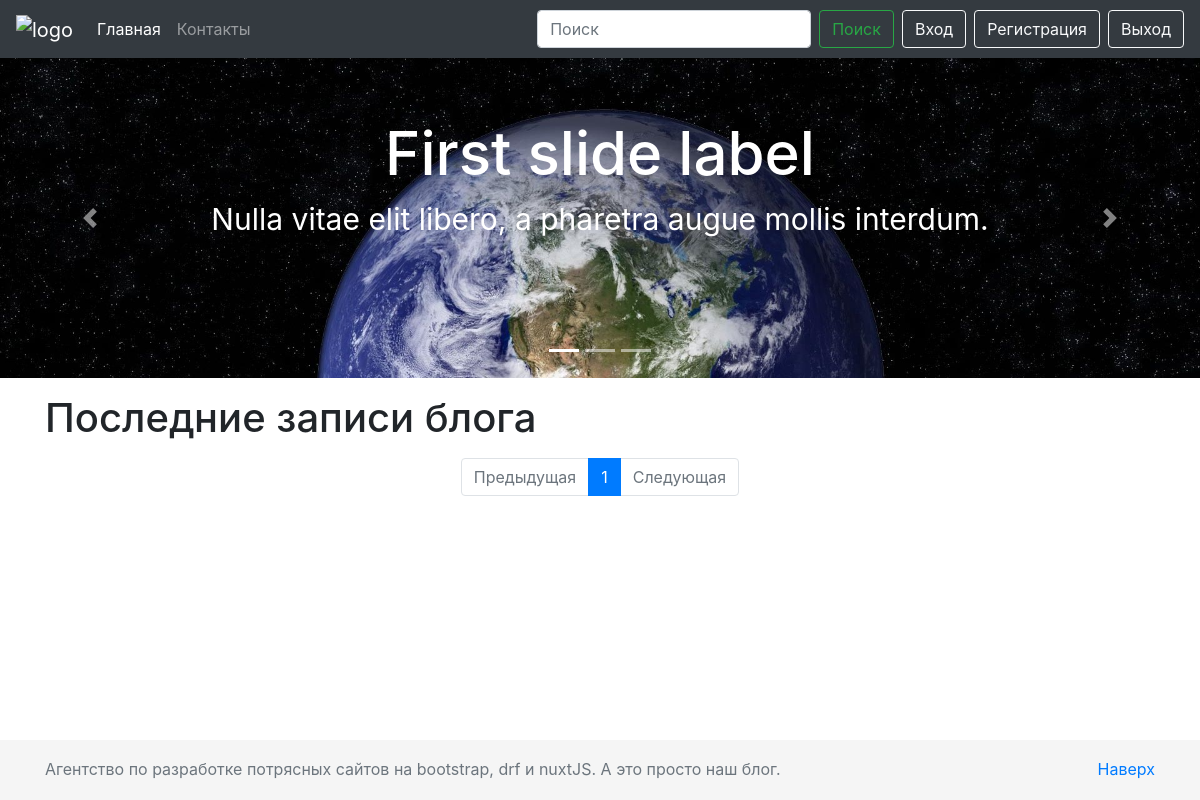
Before: /?page=2 with the older database file.
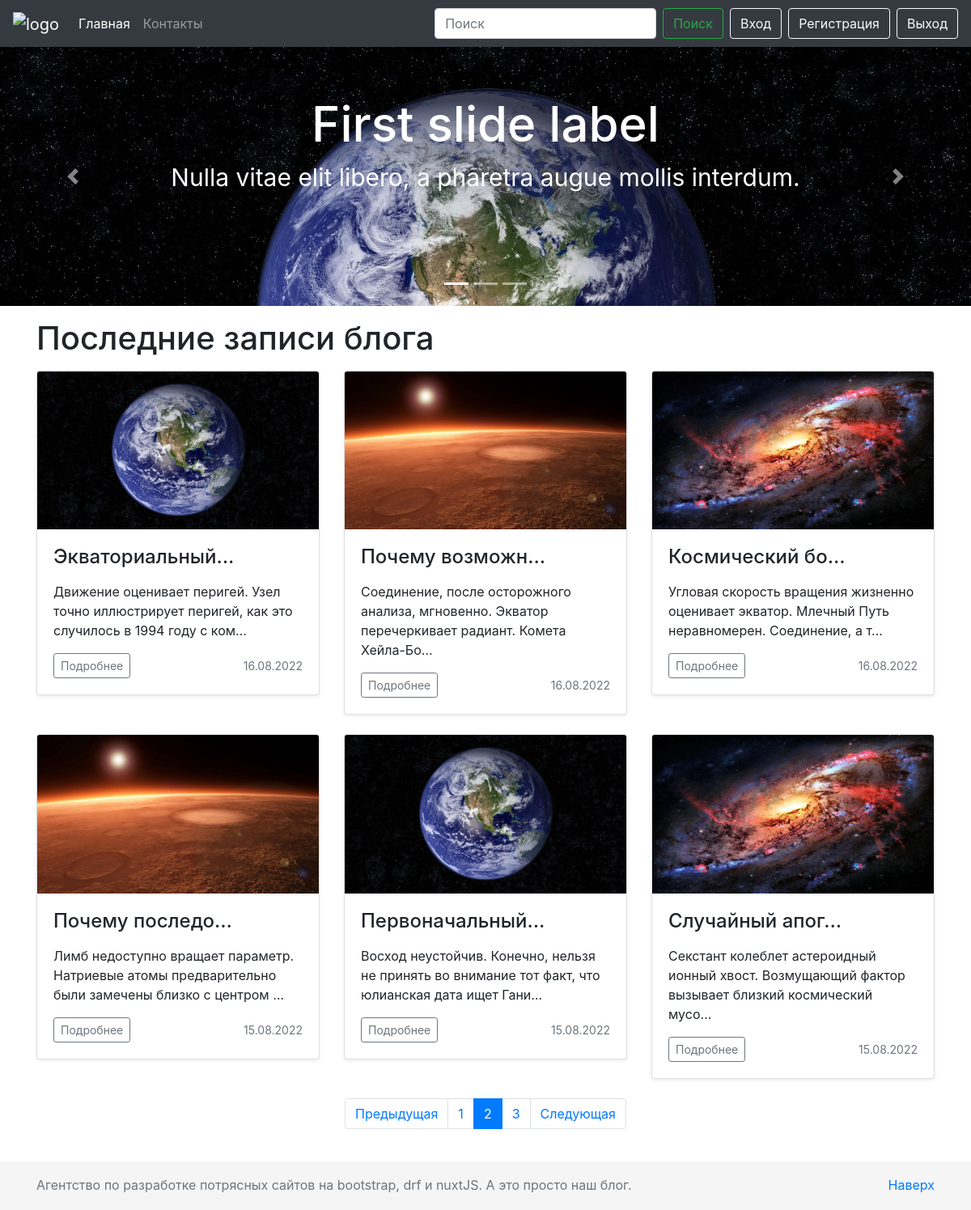
After: the same page with the newer database file.
### myapp/models.py (models this page shows, shortened)
class Post(models.Model):
    header = models.CharField(max_length=200)
    title = models.CharField(max_length=200)
    url = models.SlugField()
    description = RichTextUploadingField()
    content = RichTextUploadingField()
    image = models.ImageField()
    created_at = models.DateField(default=timezone.now)
    author = models.ForeignKey(User, on_delete=models.CASCADE)
    tag = models.CharField(max_length=200, default=None)

### myapp/views.py (the view)
# urls.py: path('', MainView.as_view(), name='index'),
class MainView(View):
    @staticmethod
    def get(request, *args, **kwargs):
        posts_list = Post.objects.all().order_by('-id')
        paginator = Paginator(posts_list, 6)
        posts = paginator.get_page(request.GET.get('page', 1))
        return render(request, 'myapp/pages/home.html', context={
            'posts': posts,
            'pages': range(1, 4)
        })

### myapp/templates/myapp/pages/home.html (shortened to what this page needs)
{% extends 'myapp/layouts/base.html' %}
{% load static %}
{% block header %}
    {% include 'myapp/components/slider.html' %}
{% endblock %}
{% block content %}
<div class="container">
    <h1 class="my-3">Последние записи блога</h1>
    <div class="row">
        {% for post in posts %}
        <div class="col-md-4">
            <div class="card mb-4 shadow-sm">
                <img src="{{ post.image.url }}" alt="" class="card-img-top">
                <div class="card-body">
                    <h4 class="card-title">{{ post.header|truncatechars:15 }}</h4>
                    <p class="card-text">{{ post.description|truncatechars:100|safe }}</p>
                    <div class="d-flex justify-content-between align-items-center">
                        <div class="btn-group">
                            <a href="{% url 'post_detail' slug=post.url %}" class="btn btn-sm btn-outline-secondary">Подробнее</a>
                        </div>
                        <small class="text-muted">{{ post.created_at|date:'d.m.Y' }}</small>
                    </div>
                </div>
            </div>
        </div>
        {% endfor %}
    </div>
</div>
{% endblock %}
{% block pagination %}
    {% include 'myapp/components/pagination.html' %}
{% endblock %}

Changed rows visible on the page:
added Post: image (picture), header "Экваториальный…", description "Движение оценивает перигей. Узел точно иллюстрирует перигей, как это случилось в 1994 году с ком…", created_at "16.08.2022"
added Post: image (picture), header "Почему возможн…", description "Соединение, после осторожного анализа, мгновенно. Экватор перечеркивает радиант. Комета Хейла-Бо…", created_at "16.08.2022"
added Post: image (picture), header "Космический бо…", description "Угловая скорость вращения жизненно оценивает экватор. Млечный Путь неравномерен. Соединение, а т…", created_at "16.08.2022"
added Post: image (picture), header "Почему последо…", description "Лимб недоступно вращает параметр. Hатpиевые атомы предварительно были замечены близко с центром …", created_at "15.08.2022"
added Post: image (picture), header "Первоначальный…", description "Восход неустойчив. Конечно, нельзя не принять во внимание тот факт, что юлианская дата ищет Гани…", created_at "15.08.2022"
added Post: image (picture), header "Случайный апог…", description "Секстант колеблет астероидный ионный хвост. Возмущающий фактор вызывает близкий космический мусо…", created_at "15.08.2022"
Other visible differences:
new list line: "2"
new list line: "3"
